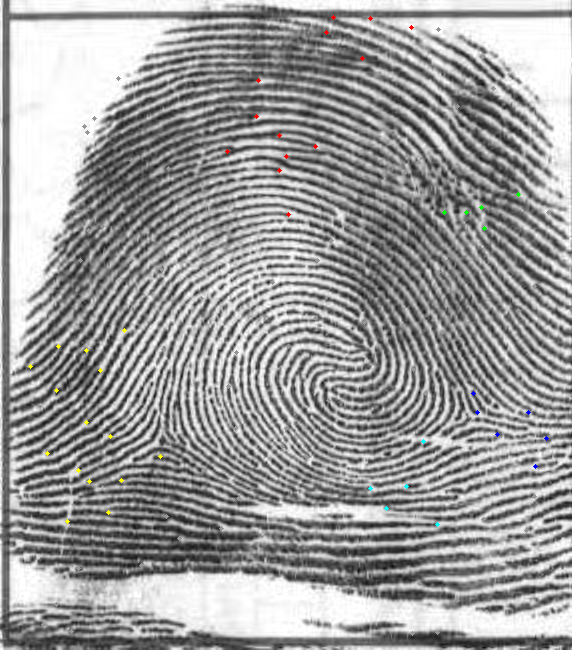
#> input picture clusters_img/90120130740101.bmp, 572 x 650 px
$ python -i segmentation.py   (imports and definitions only)
#> lines starting #> are read from the running program, lines starting #| are printed output that depends on the picture; after the words box and inside, x2 and y2 are one past the last pixel; in counts of white or black regions, pixels touching at a corner belong together
#> further down, picture is the input picture: shape (650, 572, 3); mean B, G, R 154.9, 155.1, 155.1
import cv2
import numpy as np

def remove_lines_keep_fingerprints(img: np.ndarray):
    """Remove linhas verticais/horizontais mantendo as cristas das digitais."""
    gray = cv2.cvtColor(img, cv2.COLOR_BGR2GRAY)

    # Binarização adaptativa
    thresh = cv2.adaptiveThreshold(
        gray, 255,
        cv2.ADAPTIVE_THRESH_GAUSSIAN_C,
        cv2.THRESH_BINARY_INV,
        21, 9
    )
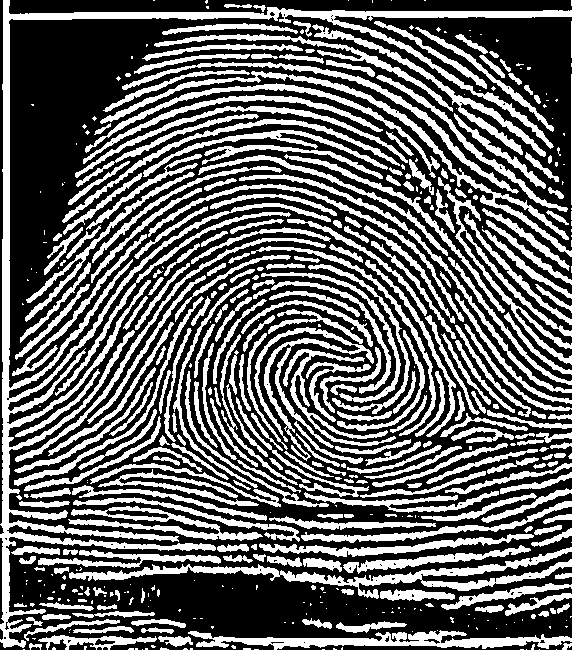
#> thresh: shape (650, 572); 39% white; 483 white regions (201 under 20 px), largest, box (x1, y1, x2, y2) and area: (0, 0, 572, 648) 17475, (69, 547, 572, 599) 4479, (100, 71, 572, 257) 3349

    # Kernels para linhas
    vertical_kernel = cv2.getStructuringElement(cv2.MORPH_RECT, (1, 25))
    horizontal_kernel = cv2.getStructuringElement(cv2.MORPH_RECT, (25, 1))

    # Detecta linhas
    vertical_lines   = cv2.morphologyEx(thresh, cv2.MORPH_OPEN, vertical_kernel)
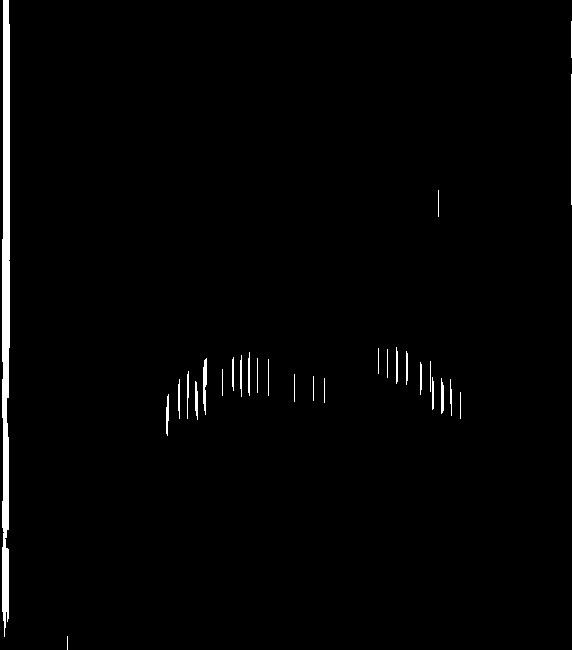
#> vertical_lines: shape (650, 572); 1.6% white; 29 white regions (1 under 20 px), largest, box (x1, y1, x2, y2) and area: (2, 0, 10, 637) 4203, (203, 358, 207, 415) 168, (571, 74, 572, 205) 131
    horizontal_lines = cv2.morphologyEx(thresh, cv2.MORPH_OPEN, horizontal_kernel)
#> horizontal_lines: shape (650, 572); 8.4% white; 173 white regions (4 under 20 px), largest, box (x1, y1, x2, y2) and area: (209, 638, 572, 646) 2006, (267, 10, 572, 18) 1875, (3, 12, 279, 20) 1729
    all_lines        = cv2.bitwise_or(vertical_lines, horizontal_lines)
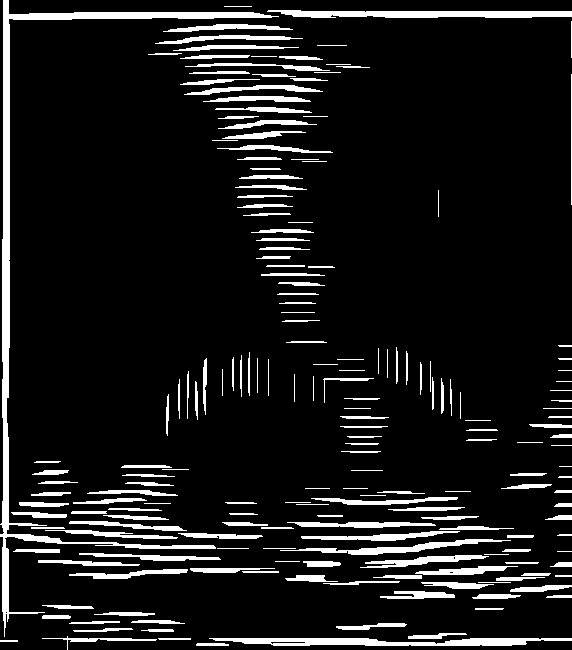
#> all_lines: shape (650, 572); 10% white; 196 white regions (4 under 20 px), largest, box (x1, y1, x2, y2) and area: (0, 0, 279, 637) 6856, (209, 638, 572, 646) 2006, (267, 10, 572, 18) 1875

    # Remove linhas e limpa ruídos
    fingerprints_only = cv2.bitwise_and(thresh, cv2.bitwise_not(all_lines))
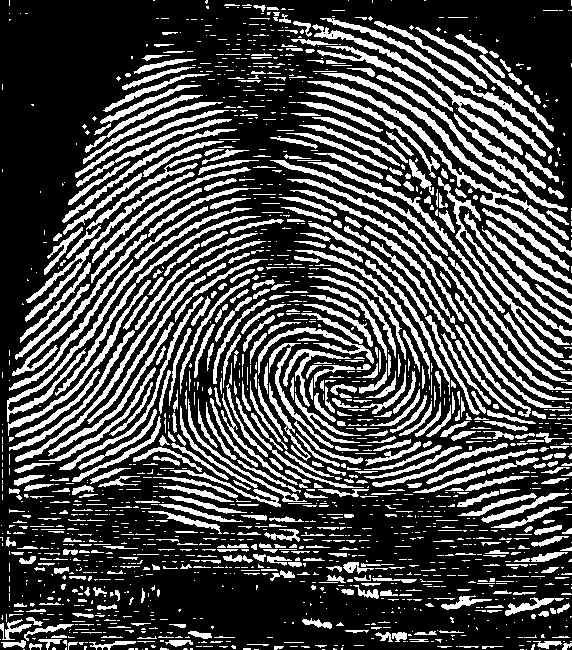
#> fingerprints_only: shape (650, 572); 29% white; 1599 white regions (1033 under 20 px), largest, box (x1, y1, x2, y2) and area: (307, 81, 572, 257) 2259, (312, 24, 546, 157) 2152, (438, 177, 572, 358) 2073
    kernel_small      = cv2.getStructuringElement(cv2.MORPH_ELLIPSE, (3, 3))
    cleaned           = cv2.morphologyEx(fingerprints_only, cv2.MORPH_OPEN, kernel_small)
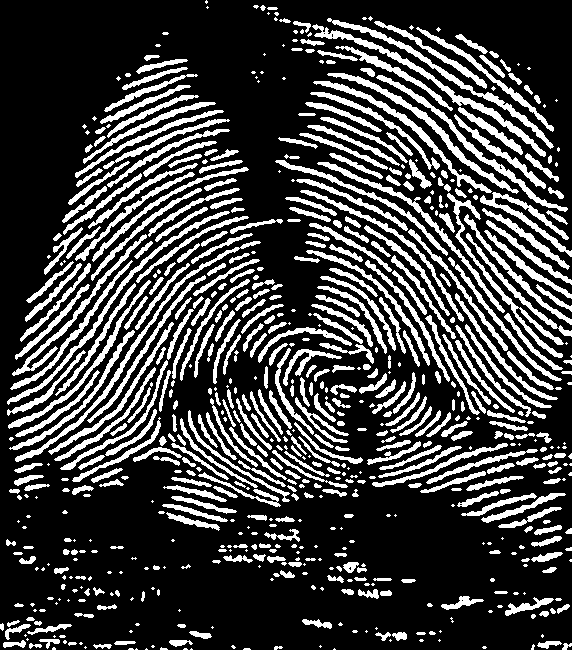
#> cleaned: shape (650, 572); 25.1% white; 701 white regions (249 under 20 px), largest, box (x1, y1, x2, y2) and area: (312, 24, 546, 157) 1627, (15, 241, 261, 462) 1400, (327, 18, 554, 149) 1388

    # Dilata para realçar cristas
    kernel_dilate = cv2.getStructuringElement(cv2.MORPH_ELLIPSE, (5, 5))
    filtered      = cv2.dilate(cleaned, kernel_dilate, iterations=1)
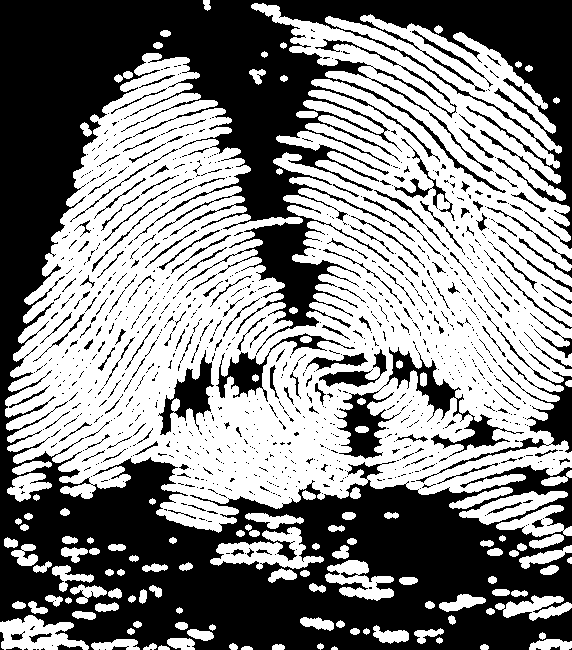
#> filtered: shape (650, 572); 52.9% white; 979 black regions (804 under 20 px), largest, box (x1, y1, x2, y2) and area: (0, 0, 572, 650) 149743, (334, 347, 524, 459) 4319, (416, 314, 572, 483) 2259

    return filtered


def segment_fingerprint(
    orig_bgr: np.ndarray,
    min_area_ratio: float    = 0.02,
    solidity_thresh: float   = 0.85,
    overlap_thresh: float    = 0.5,
):
    """
    Detecta se há uma única impressão digital.
    Retorna sempre um dict com:
      - is_single: bool
      - box: [x1, x2, y1, y2] ou None
      - cropped_image: np.ndarray ou None
      - mask: np.ndarray[bool] ou None (máscara do ROI recortado)
    """
    try:
        # 1) Segmentação inicial: linhas removidas, só cristas
        mask = remove_lines_keep_fingerprints(orig_bgr)
        if mask is None or orig_bgr is None:
            return None

        h, w     = mask.shape
        img_area = h * w

        # 2) Limpeza morfológica e rotulagem de componentes
        k       = cv2.getStructuringElement(cv2.MORPH_ELLIPSE, (7, 7))
        closed  = cv2.morphologyEx(mask, cv2.MORPH_CLOSE, k)
#> closed: shape (650, 572); 61.6% white; 47 black regions, largest, box (x1, y1, x2, y2) and area: (0, 0, 572, 650) 127451, (254, 222, 331, 326) 3980, (345, 394, 382, 458) 1399
        dilated = cv2.dilate(closed, k, iterations=1)
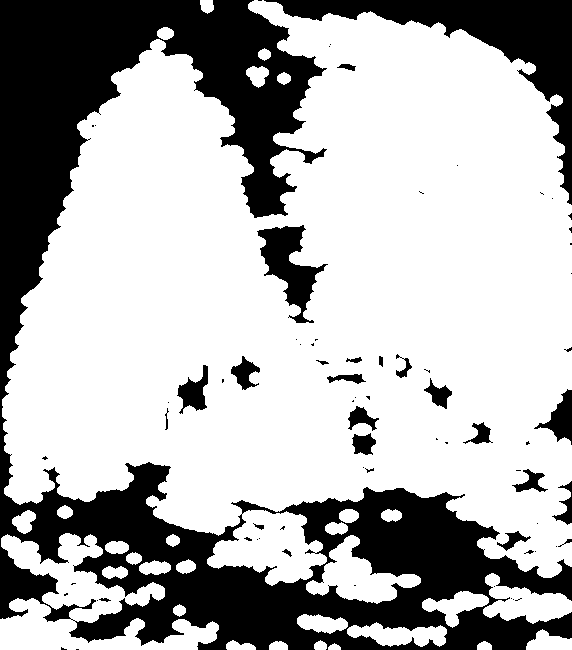
#> dilated: shape (650, 572); 69.1% white; 73 black regions (48 under 20 px)

        n_lbl, _, stats, _ = cv2.connectedComponentsWithStats(dilated)
#> n_lbl = 31; stats = 31 rows, first 6: [0, 0, 572, 650, 114722], [200, 0, 14, 14, 156], [2, 0, 570, 586, 232448], [157, 27, 17, 13, 169], [258, 48, 13, 13, 117], [246, 66, 23, 22, 336]
        # Filtra componentes grandes
        big_idx = [
            i for i in range(1, n_lbl)
            if stats[i, cv2.CC_STAT_AREA] >= min_area_ratio * img_area
        ]
#> big_idx = [2, 12]
        # Constrói boxes [x1,x2,y1,y2]
        boxes = [
            [stats[i,0], stats[i,0]+stats[i,2],
             stats[i,1], stats[i,1]+stats[i,3]]
            for i in big_idx
        ]
#> boxes = [[2, 572, 0, 586], [0, 219, 533, 650]]

        # 3) Agrupamento de boxes por overlap horizontal
        groups = []
        for bx in boxes:
            for g in groups:
                gx1, gx2 = g[0][0], g[0][1]
                x1,  x2  = bx[0], bx[1]
                inter   = max(0, min(gx2, x2) - max(gx1, x1))
                min_w   = min(gx2-gx1, x2-x1)
                if min_w and inter >= overlap_thresh * min_w:
                    g.append(bx)
                    break
            else:
                groups.append([bx])
#> this loop made 2 passes
#> after the loop, g = [[2, 572, 0, 586], [0, 219, 533, 650]]; groups = [[[2, 572, 0, 586], [0, 219, 533, 650]]]

        # 4) Mescla grupos em uma única bbox cada
        merged = [
            [
                min(b[0] for b in g), max(b[1] for b in g),
                min(b[2] for b in g), max(b[3] for b in g)
            ]
            for g in groups
        ]
#> merged = [[0, 572, 0, 650]]

        # 5) Seleciona maior bbox e recorta
        if merged:
            areas    = [(b[1]-b[0])*(b[3]-b[2]) for b in merged]
#> areas = [371800]
            main_idx = int(np.argmax(areas))
#> main_idx = 0
            x1, x2, y1, y2 = merged[main_idx]
#> x1 = 0; x2 = 572; y1 = 0; y2 = 650
            crop = (
                orig_bgr[y1:y2, x1:x2].copy()
                if (y2>y1 and x2>x1) else None
            )
        else:
            x1 = x2 = y1 = y2 = None
            crop = None

        # 6) Condição de “single print” e solidity
        cnts, _ = cv2.findContours(
            dilated, cv2.RETR_EXTERNAL, cv2.CHAIN_APPROX_SIMPLE
        )
#> cnts = 30 contours; largest, box (x1, y1, x2, y2) and area: (2, 0, 572, 586) 237454, (0, 533, 219, 650) 10090, (306, 535, 421, 604) 3192, (483, 573, 572, 624) 2288, (347, 622, 447, 647) 1408
        if cnts:
            cnt  = max(cnts, key=cv2.contourArea)
#> cnt = contour of 2114 points, box (x1, y1, x2, y2) (2, 0, 572, 586), area 237454
            area = cv2.contourArea(cnt)
#> area = 237454
            hull = cv2.convexHull(cnt)
#> hull = contour of 29 points, box (x1, y1, x2, y2) (2, 0, 572, 586), area 284192
            solidity = area / (cv2.contourArea(hull) or 1)
#> solidity = 0.836
        else:
            solidity = 0.0

        is_single = (len(merged) == 1)
#> is_single = True

        # 7) Recorta também a máscara dilatada para ROI_mask
        mask_crop = None
        if crop is not None:
            mask_crop = dilated[y1:y2, x1:x2].astype(bool)
#> mask_crop: shape (650, 572) bool; 69.1% white; 73 black regions (48 under 20 px), largest, box (x1, y1, x2, y2) and area: (0, 0, 572, 650) 94417, (264, 0, 572, 205) 12160, (257, 225, 328, 323) 2797

        return {
            "is_single":      is_single,
            "box":            [x1, x2, y1, y2] if crop is not None else None,
            "cropped_image":  crop,
            "mask":           mask_crop
        }

    except Exception as e:
        print(f"[ERROR] {image_path}: {e}")
        return None

>>> import cv2
>>> picture = cv2.imread('../clusters_img/90120130740101.bmp')
>>> result = segment_fingerprint(picture)
#> result = 4 items

$ run again, on clusters_img/90120130740102.bmp
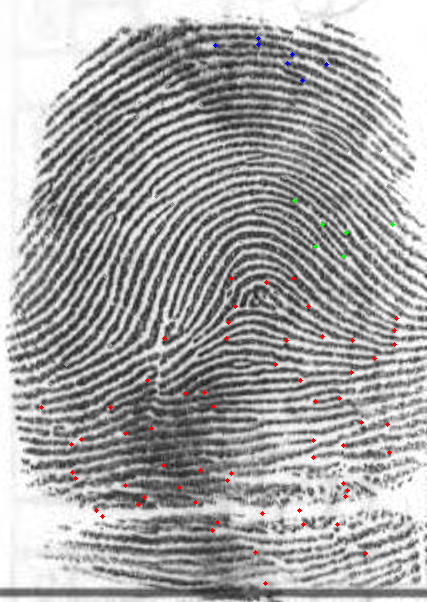
#> input picture clusters_img/90120130740102.bmp, 427 x 602 px
#> picture is the input picture: shape (602, 427, 3); mean B, G, R 165.5, 165.5, 166.2
#> in remove_lines_keep_fingerprints, `thresh = cv2.adaptiveThreshold( gray, 255, cv2.ADAPTIVE_THRESH_GAUSSIA..`:
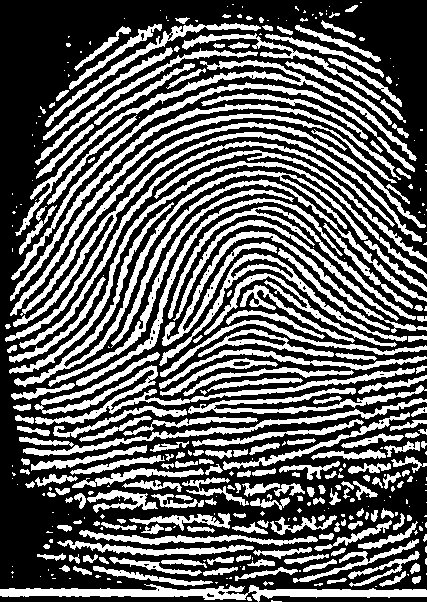
#> thresh: shape (602, 427); 38% white; 371 white regions (157 under 20 px), largest, box (x1, y1, x2, y2) and area: (14, 170, 368, 387) 3594, (34, 352, 415, 425) 3550, (0, 584, 427, 602) 3392
#> vertical_lines: shape (602, 427); 0.05% white; 3 white regions (1 under 20 px), largest, box (x1, y1, x2, y2) and area: (159, 297, 162, 330) 78, (109, 271, 110, 296) 25
#> horizontal_lines: shape (602, 427); 7% white; 133 white regions (2 under 20 px), largest, box (x1, y1, x2, y2) and area: (0, 589, 243, 597) 1539, (249, 589, 427, 597) 1207, (97, 547, 254, 554) 640
#> all_lines: shape (602, 427); 7.1% white; 135 white regions (2 under 20 px), largest, box (x1, y1, x2, y2) and area: (0, 589, 243, 597) 1539, (249, 587, 427, 602) 1217, (97, 547, 254, 554) 640
#> fingerprints_only: shape (602, 427); 30.9% white; 1094 white regions (688 under 20 px), largest, box (x1, y1, x2, y2) and area: (25, 175, 244, 381) 2557, (5, 137, 237, 342) 2286, (10, 121, 220, 316) 1547
#> cleaned: shape (602, 427); 27.1% white; 544 white regions (222 under 20 px), largest, box (x1, y1, x2, y2) and area: (26, 175, 234, 381) 2510, (5, 137, 228, 342) 2254, (10, 121, 212, 316) 1514
#> filtered: shape (602, 427); 56.2% white; 658 black regions (507 under 20 px), largest, box (x1, y1, x2, y2) and area: (0, 0, 427, 602) 95437, (230, 468, 427, 528) 3589, (275, 413, 427, 468) 1766
#> closed: shape (602, 427); 65.5% white; 48 black regions, largest, box (x1, y1, x2, y2) and area: (0, 0, 427, 339) 38786, (0, 340, 310, 602) 22071, (169, 307, 414, 454) 13863
#> in segment_fingerprint, `dilated = cv2.dilate(closed, k, iterations=1)`:
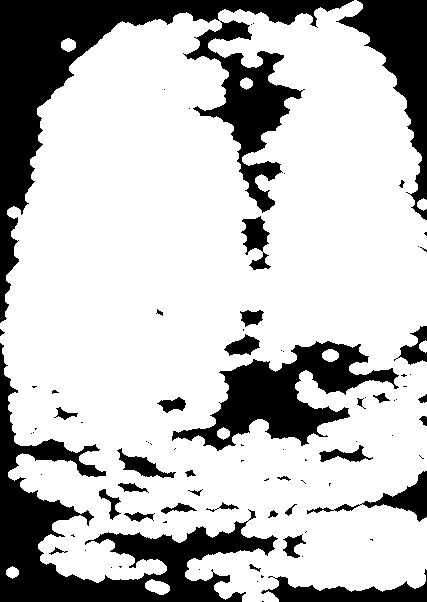
#> dilated: shape (602, 427); 74.4% white; 84 black regions (51 under 20 px)
#> n_lbl = 10; stats = [[0, 0, 427, 602, 65865], [0, 0, 427, 602, 190068], [61, 38, 15, 14, 158], [240, 77, 13, 13, 117], [417, 198, 10, 13, 96], [419, 340, 8, 13, 76], [322, 349, 17, 13, 169], [217, 427, 13, 13, 117], [6, 566, 13, 13, 117], [145, 579, 25, 16, 271]]
#> big_idx = [1]
#> boxes = [[0, 427, 0, 602]]
#> the loop in segment_fingerprint, `for bx in boxes:` made 1 pass
#> after the loop in segment_fingerprint, `for bx in boxes:`: groups = [[[0, 427, 0, 602]]]
#> merged = [[0, 427, 0, 602]]
#> areas = [257054]
#> main_idx = 0
#> x2 = 427; y1 = 0; y2 = 602
#> cnts = 6 contours; box (x1, y1, x2, y2) and area: (0, 0, 427, 602) 210011, (145, 579, 170, 595) 242, (61, 38, 76, 52) 138, (6, 566, 19, 579) 100, (417, 198, 427, 211) 80, (419, 340, 427, 353) 61
#> cnt = contour of 1802 points, box (x1, y1, x2, y2) (0, 0, 427, 602), area 210011
#> area = 210011
#> hull = contour of 34 points, box (x1, y1, x2, y2) (0, 0, 427, 602), area 229048
#> solidity = 0.917
#> is_single = True
#> mask_crop: shape (602, 427) bool; 74.4% white; 84 black regions (51 under 20 px), largest, box (x1, y1, x2, y2) and area: (0, 0, 354, 323) 24440, (0, 343, 278, 602) 16534, (172, 341, 399, 451) 9453
#> result = 4 items
